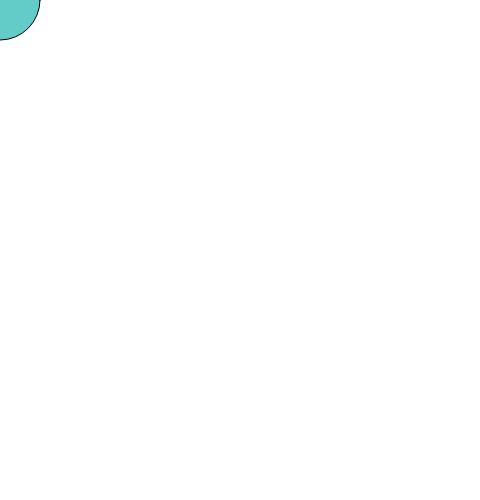
Frame 1 (no input)
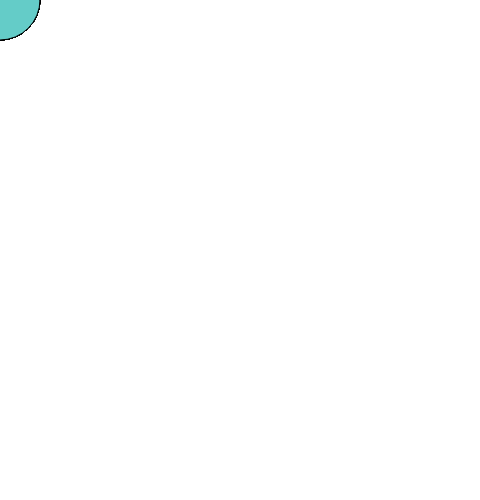
Frame 60 (no input)
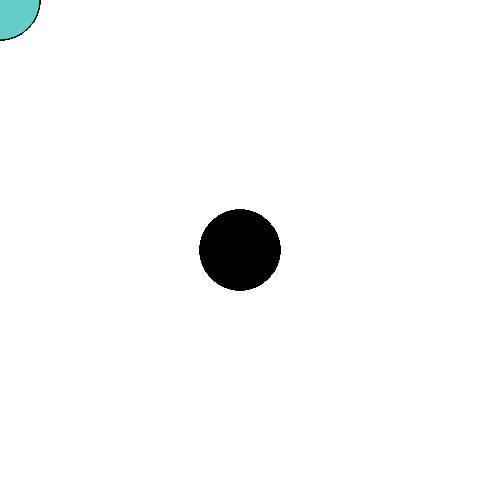
Frame 120 (the mouse pressed at the canvas centre since frame 60)

The p5.js sketch that drew these frames (run headless with seeded random() and noise() and a simulated clock; from frame 60 on, the mouse is pressed at the canvas centre):

// p5.js sketch
// ── sketch.js
function setup(){
    createCanvas(480,500);
  }
  
  function draw(){
    let c = color(100, 204, 200);
  
  
    if(mouseIsPressed){
      fill(0);
    } else {
      fill(c);
    }ellipse(mouseX,mouseY,80,80);
  }
